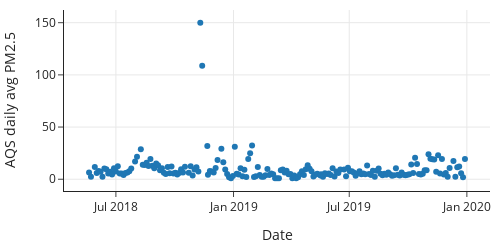

Notebook code for this chart:
### Markdown cell above
Particulate matter is measured in micrograms per cubic meter of air (µg/m<sup>3</sup>). (There are 1 million micrograms in 1 gram, and 1 pound is equal to about 450 grams.) The [EPA has set a standard](https://www.epa.gov/naaqs/particulate-matter-pm-air-quality-standards) of 35 µg/m<sup>3</sup> for a daily average of  PM2.5 and 12 µg/m<sup>3</sup>  for an annual average. 
We can use this information to make a few basic checks on the PM2.5 measurements.
First, PM2.5 can't go below 0. Second, we can look for abnormally high PM2.5 values and see whether they correspond to major events like a wildfire.

One visual way to perform these checks is to plot the PM2.5 measurement against the date:

### Code cell
px.scatter(aqs, x='date_local', y='pm25',
           labels={'date_local':'Date', 'pm25':'AQS daily avg PM2.5'},
           width=500, height=250)

### Figure 1 — Plotly figure (JSON) as saved in the notebook; plotly's stock layout.template omitted (floating-point values rounded to 4 significant figures; data arrays with more than 128 entries replaced by an {"elided": "..."} marker saying what was removed)
{"data": [{"hovertemplate": "Date=%{x}<br>AQS daily avg PM2.5=%{y}<extra></extra>", "legendgroup": "", "marker": {"color": "#1F77B4", "symbol": "circle"}, "mode": "markers", "name": "", "orientation": "v", "showlegend": false, "type": "scatter", "x": {"elided": "189 str values"}, "xaxis": "x", "y": {"elided": "189 float values"}, "yaxis": "y"}], "layout": {"height": 250, "legend": {"tracegroupgap": 0}, "width": 500, "xaxis": {"anchor": "y", "autorange": true, "domain": [0, 1], "range": ["2018-04-10 19:12", "2020-02-06 04:48"], "title": {"text": "Date"}, "type": "date"}, "yaxis": {"anchor": "x", "autorange": true, "domain": [0, 1], "range": [-11.26, 162.2], "title": {"text": "AQS daily avg PM2.5"}, "type": "linear"}}}
